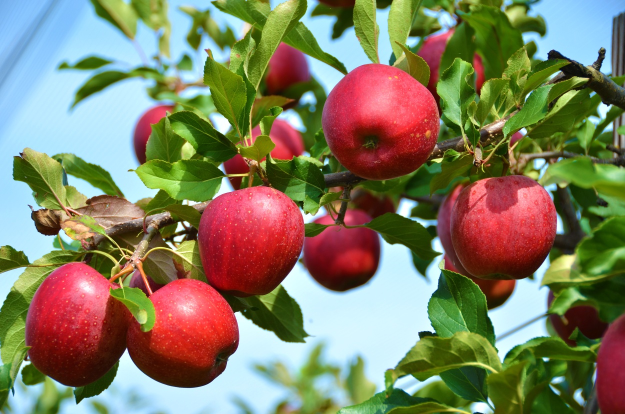
#> input picture apples.jpg, 1250 x 828 px (shown at 1/2 size)
$ python 4-1prewitt.py
#> lines starting #> are read from the running program, lines starting #| are printed output that depends on the picture
import cv2 as cv
import numpy as np

src = cv.imread('apples.jpg', cv.IMREAD_GRAYSCALE)
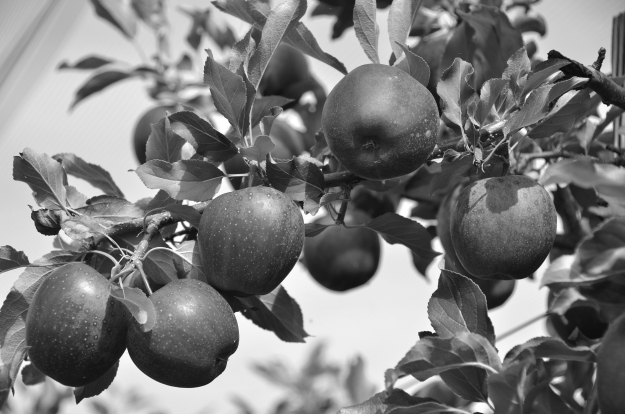
#> src: shape (828, 1250) (shown at 1/2 size); min 7, max 255, mean 123.8
rows, cols = src.shape[0:2]
#> rows = 828; cols = 1250

src = cv.resize(src, (int(cols*0.5), int(rows*0.5)), interpolation=cv.INTER_CUBIC)
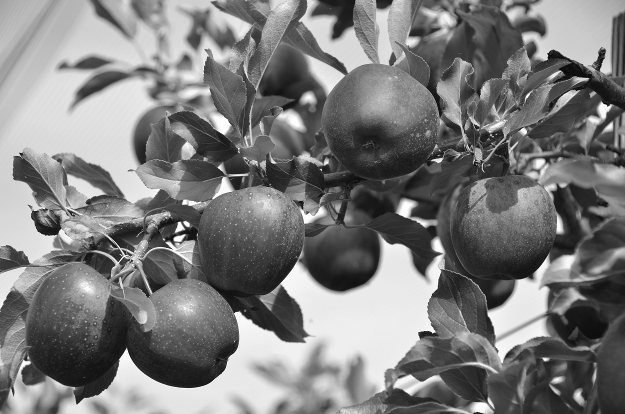
#> src: shape (414, 625); min 7, max 255, mean 123.8

# prewitt

# 프리윗 커널 생성
gx_k = np.array([[-1,0,1], [-1,0,1],[-1,0,1]])
gy_k = np.array([[-1,-1,-1],[0,0,0], [1,1,1]])

# 프리윗 커널 필터 적용
edge_gx = cv.filter2D(src, -1, gx_k)
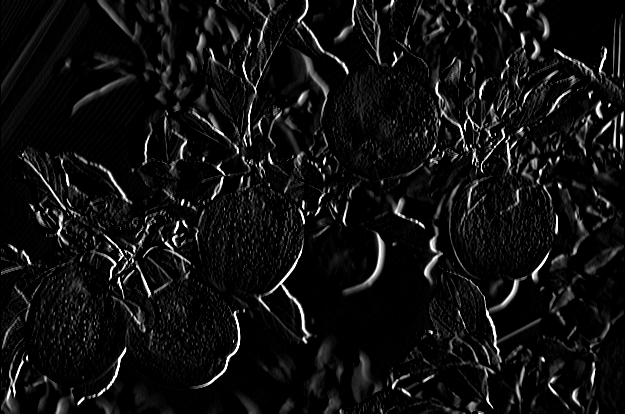
#> edge_gx: shape (414, 625); min 0, max 255, mean 16.3
edge_gy = cv.filter2D(src, -1, gy_k)
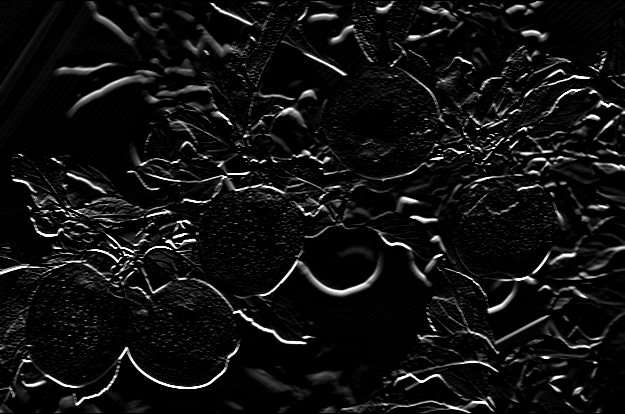
#> edge_gy: shape (414, 625); min 0, max 255, mean 17

# 결과 출력
merged = np.hstack((src, edge_gx, edge_gy, edge_gx+edge_gy))
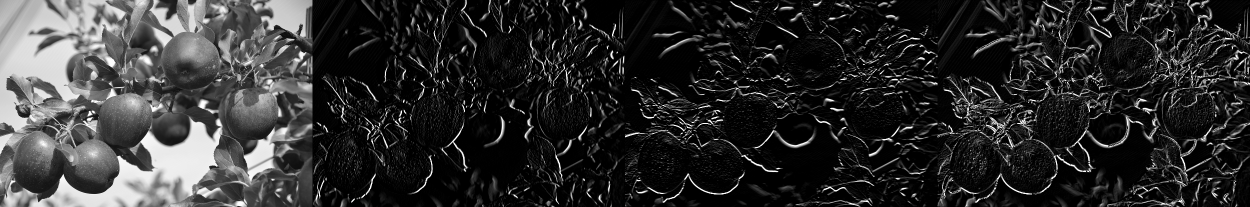
#> merged: shape (414, 2500) (shown at 1/2 size); min 0, max 255, mean 46.7

cv.imshow('prewitt', merged)
cv.waitKey(0)
cv.destroyAllWindows()
